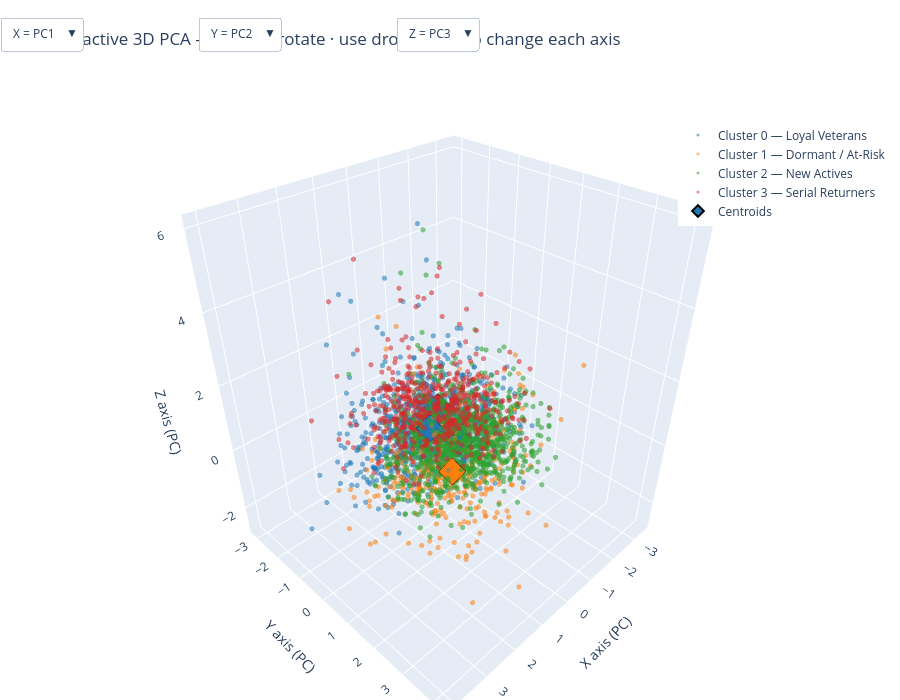

The code cell stored with this chart in its notebook:
### Markdown cell above
### Interactive 3D — pick any PCs for each axis and rotate

The Matplotlib 3D plot above is static. With **Plotly** we get a fully interactive version: **drag to rotate**, scroll to zoom, hover for a customer's details, and click legend entries to show/hide clusters.

It also adds three **dropdown menus** (one per axis) so you can put *any* principal component on X, Y, or Z — not just PC1/PC2/PC3. PCA orders components by variance explained, so PC1–PC3 are the default. But two clusters that overlap on the big components sometimes separate cleanly on a *later* one (e.g. PC4 might isolate the "Serial Returners"). The dropdowns let you hunt for the angle that best splits a particular pair.

The cell renders inline **and** writes a standalone `03_kmeans_interactive_3d.html` you can open in any browser or drop into the end-of-day slides — no Python needed to view it.

> 🏠 **Fine to skip in class.** This interactive 3D chart is a showpiece, not core material — if the session is running long, do it at home (it pairs well with `optional_extensions.ipynb`).

### Code cell
# Plotly setup — only install if it's missing (avoids re-downloading on every run).
# Offline classroom? plotly is listed in environment.yml, so conda users already have it
# and this cell will skip straight to the chart.
try:
    import plotly  # already installed?
except ImportError:
    %pip install plotly  # not found — download it (needs internet)

import plotly.graph_objects as go       # plotly = interactive charts you can rotate/zoom in the browser

# ---- Project customers + centroids onto the first N_PC principal components ----
N_PC = 6                                   # how many PCs to make selectable
pca_nd = PCA(n_components=N_PC)              # keep the 6 strongest summary directions
X_nd = pca_nd.fit_transform(X_processed)     # every customer becomes 6 coordinates
centroids_nd = pca_nd.transform(km.cluster_centers_) # cluster centres in the same 6D space
pc_var = pca_nd.explained_variance_ratio_    # information share of each PC
pc_labels = [f"PC{i+1} ({pc_var[i]:.1%})" for i in range(N_PC)] # nice labels like "PC1 (24.3%)"

# Subsample the 10k points so the HTML stays light and rotation stays smooth
rng = np.random.RandomState(42)              # random picker with a fixed seed
sample_idx = rng.choice(len(X_nd), size=min(3000, len(X_nd)), replace=False) # pick up to 3,000 rows, no repeats
Xs, labs = X_nd[sample_idx], labels[sample_idx] # keep just those customers' coordinates + cluster labels

DEFAULT = (0, 1, 2)                          # PC1, PC2, PC3
cluster_names = ["Loyal Veterans", "Dormant / At-Risk", "New Actives", "Serial Returners"]
colors = ["#1F77B4", "#FF7F0E", "#2CA02C", "#D62728"]

# ---- Build traces: one per cluster + one for the centroids ----
fig = go.Figure()                            # empty interactive figure
for c in range(K):                           # add each cluster's dots as its own "trace" (so the legend can toggle it)
    m = labs == c                            # True for sampled customers in this cluster
    fig.add_trace(go.Scatter3d(
        x=Xs[m, DEFAULT[0]], y=Xs[m, DEFAULT[1]], z=Xs[m, DEFAULT[2]], # start with PC1/PC2/PC3 on the axes
        mode="markers", name=f"Cluster {c} — {cluster_names[c]}",
        marker=dict(size=3, color=colors[c], opacity=0.55), # small semi-transparent dots
        hovertemplate=f"Cluster {c} — {cluster_names[c]}<extra></extra>")) # text shown when you hover a dot
# Centroids as big black-outlined diamonds
fig.add_trace(go.Scatter3d(
    x=centroids_nd[:, DEFAULT[0]], y=centroids_nd[:, DEFAULT[1]], z=centroids_nd[:, DEFAULT[2]],
    mode="markers", name="Centroids",
    marker=dict(size=9, color=colors, symbol="diamond",
                line=dict(color="black", width=2)),
    hovertext=[f"Centroid {c}" for c in range(K)], hoverinfo="text"))

# x-data for every trace when a given PC is chosen for an axis
def axis_data(pc):
    return [Xs[labs == c, pc] for c in range(K)] + [centroids_nd[:, pc]] # coordinates for the 4 cluster traces + the centroid trace

# ---- Three dropdowns (X, Y, Z), each restyles all traces to the chosen PC ----
def menu(axis_key, default_pc, x_anchor):    # builds one dropdown menu for one axis
    return dict(
        buttons=[dict(label=f"{axis_key.upper()} = PC{i+1}", # one button per PC
                      method="restyle",                      # "restyle" = swap the data without redrawing everything
                      args=[{axis_key: axis_data(i)}]) for i in range(N_PC)],
        active=default_pc, x=x_anchor, y=1.12, xanchor="left", # where the dropdown sits above the plot
        showactive=True, direction="down")

fig.update_layout(                           # overall look: title, the 3 dropdowns, axis titles, legend, size
    title="Interactive 3D PCA — drag to rotate · use dropdowns to change each axis",
    updatemenus=[menu("x", DEFAULT[0], 0.00),
                 menu("y", DEFAULT[1], 0.22),
                 menu("z", DEFAULT[2], 0.44)],
    scene=dict(xaxis_title="X axis (PC)", yaxis_title="Y axis (PC)", zaxis_title="Z axis (PC)"),
    legend=dict(yanchor="top", y=0.95, xanchor="right", x=0.99),
    margin=dict(l=0, r=0, t=90, b=0), height=700)

# Save a standalone HTML (works offline) and show inline
out_html = "03_kmeans_interactive_3d.html"
fig.write_html(out_html, include_plotlyjs="cdn") # write a self-contained web page you can share
print(f"✅ Saved interactive plot → {out_html}")
print(f"   PCs available on each axis: {', '.join(pc_labels)}")
print("   Tip: the dropdowns swap which PC sits on X / Y / Z; drag the plot to rotate.")
fig.show()                                   # also display it right here in the notebook

### Figure 1 — Plotly figure (JSON) as saved in the notebook; plotly's stock layout.template omitted (floating-point values rounded to 4 significant figures; data arrays with more than 128 entries replaced by an {"elided": "..."} marker saying what was removed)
{"data": [{"hovertemplate": "Cluster 0 — Loyal Veterans<extra></extra>", "marker": {"color": "#1F77B4", "opacity": 0.55, "size": 3}, "mode": "markers", "name": "Cluster 0 — Loyal Veterans", "type": "scatter3d", "x": {"elided": "985 float values"}, "y": {"elided": "985 float values"}, "z": {"elided": "985 float values"}}, {"hovertemplate": "Cluster 1 — Dormant / At-Risk<extra></extra>", "marker": {"color": "#FF7F0E", "opacity": 0.55, "size": 3}, "mode": "markers", "name": "Cluster 1 — Dormant / At-Risk", "type": "scatter3d", "x": {"elided": "365 float values"}, "y": {"elided": "365 float values"}, "z": {"elided": "365 float values"}}, {"hovertemplate": "Cluster 2 — New Actives<extra></extra>", "marker": {"color": "#2CA02C", "opacity": 0.55, "size": 3}, "mode": "markers", "name": "Cluster 2 — New Actives", "type": "scatter3d", "x": {"elided": "1071 float values"}, "y": {"elided": "1071 float values"}, "z": {"elided": "1071 float values"}}, {"hovertemplate": "Cluster 3 — Serial Returners<extra></extra>", "marker": {"color": "#D62728", "opacity": 0.55, "size": 3}, "mode": "markers", "name": "Cluster 3 — Serial Returners", "type": "scatter3d", "x": {"elided": "579 float values"}, "y": {"elided": "579 float values"}, "z": {"elided": "579 float values"}}, {"hoverinfo": "text", "hovertext": ["Centroid 0", "Centroid 1", "Centroid 2", "Centroid 3"], "marker": {"color": ["#1F77B4", "#FF7F0E", "#2CA02C", "#D62728"], "line": {"color": "black", "width": 2}, "size": 9, "symbol": "diamond"}, "mode": "markers", "name": "Centroids", "type": "scatter3d", "x": [0.3746, 0.7573, -0.3244, -0.5437], "y": [-0.1612, 1.042, 0.2531, -0.8186], "z": [0.2966, -0.2011, -0.3093, 0.1593]}], "layout": {"height": 700, "legend": {"x": 0.99, "xanchor": "right", "y": 0.95, "yanchor": "top"}, "margin": {"b": 0, "l": 0, "r": 0, "t": 90}, "scene": {"xaxis": {"title": {"text": "X axis (PC)"}}, "yaxis": {"title": {"text": "Y axis (PC)"}}, "zaxis": {"title": {"text": "Z axis (PC)"}}}, "title": {"text": "Interactive 3D PCA — drag to rotate · use dropdowns to change each axis"}, "updatemenus": [{"active": 0, "buttons": [{"args": [{"x": {"elided": "5 rows, 3004 float values in total"}}], "label": "X = PC1", "method": "restyle"}, {"args": [{"x": {"elided": "5 rows, 3004 float values in total"}}], "label": "X = PC2", "method": "restyle"}, {"args": [{"x": {"elided": "5 rows, 3004 float values in total"}}], "label": "X = PC3", "method": "restyle"}, {"args": [{"x": {"elided": "5 rows, 3004 float values in total"}}], "label": "X = PC4", "method": "restyle"}, {"args": [{"x": {"elided": "5 rows, 3004 float values in total"}}], "label": "X = PC5", "method": "restyle"}, {"args": [{"x": {"elided": "5 rows, 3004 float values in total"}}], "label": "X = PC6", "method": "restyle"}], "direction": "down", "showactive": true, "x": 0, "xanchor": "left", "y": 1.12}, {"active": 1, "buttons": [{"args": [{"y": {"elided": "5 rows, 3004 float values in total"}}], "label": "Y = PC1", "method": "restyle"}, {"args": [{"y": {"elided": "5 rows, 3004 float values in total"}}], "label": "Y = PC2", "method": "restyle"}, {"args": [{"y": {"elided": "5 rows, 3004 float values in total"}}], "label": "Y = PC3", "method": "restyle"}, {"args": [{"y": {"elided": "5 rows, 3004 float values in total"}}], "label": "Y = PC4", "method": "restyle"}, {"args": [{"y": {"elided": "5 rows, 3004 float values in total"}}], "label": "Y = PC5", "method": "restyle"}, {"args": [{"y": {"elided": "5 rows, 3004 float values in total"}}], "label": "Y = PC6", "method": "restyle"}], "direction": "down", "showactive": true, "x": 0.22, "xanchor": "left", "y": 1.12}, {"active": 2, "buttons": [{"args": [{"z": {"elided": "5 rows, 3004 float values in total"}}], "label": "Z = PC1", "method": "restyle"}, {"args": [{"z": {"elided": "5 rows, 3004 float values in total"}}], "label": "Z = PC2", "method": "restyle"}, {"args": [{"z": {"elided": "5 rows, 3004 float values in total"}}], "label": "Z = PC3", "method": "restyle"}, {"args": [{"z": {"elided": "5 rows, 3004 float values in total"}}], "label": "Z = PC4", "method": "restyle"}, {"args": [{"z": {"elided": "5 rows, 3004 float values in total"}}], "label": "Z = PC5", "method": "restyle"}, {"args": [{"z": {"elided": "5 rows, 3004 float values in total"}}], "label": "Z = PC6", "method": "restyle"}], "direction": "down", "showactive": true, "x": 0.44, "xanchor": "left", "y": 1.12}]}}
